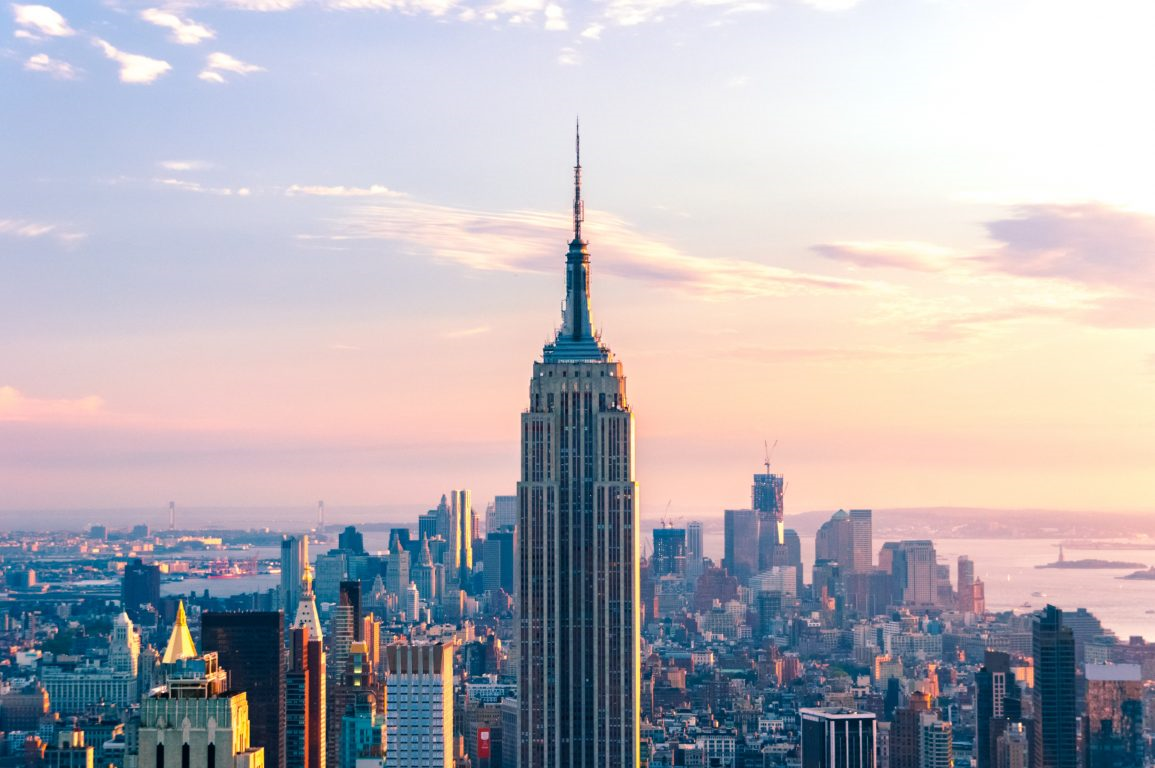
#> input picture empire_state_building/svm/3.png, 1155 x 768 px
$ python svm.py
#> lines starting #> are read from the running program, lines starting #| are printed output that depends on the picture
import pickle
from typing import Sequence, Tuple

import cv2 as cv
import numpy as np
from cv2.typing import Point2f


def _resize(src):
    width, height = 1500, 800
    width_ratio = width / src.shape[1]
    height_ratio = height / src.shape[0]

    if width_ratio < 1 or height_ratio < 1:
        ratio = min(width_ratio, height_ratio)
        src = cv.resize(src, (0, 0), fx=ratio, fy=ratio, interpolation=cv.INTER_AREA)
    return src


# desc_t에서 desc_q와 같거나 비슷한 부분을 1로 하는 레이블을 반환하는 함수입니다
# [30 lines left out: functions get_label, accuracy, not called in this run]


def get_esb_features(filename: str = "../extract_feature/esb.pkl"):
    FeatureList = Sequence[Tuple[Tuple[int, int], Point2f, np.ndarray]]
    features: FeatureList

    with open(filename, "rb") as f:
        features = pickle.load(f)

    _, _, desc = zip(*features)
    return np.array(desc)


# 전체 이미지에서 추출한 특징점 중 empire state 빌딩의 특징점과 아닌 특징점을 분류하여 SVM으로 학습 시킵니다.
# [71 lines left out: function main, not called in this run]


def test():
    detector: cv.Feature2D = cv.SIFT.create()
    matcher: cv.DescriptorMatcher = cv.BFMatcher.create(cv.NORM_L2)

    t_path = "3.png"

    src_train = cv.imread(t_path, cv.IMREAD_GRAYSCALE)
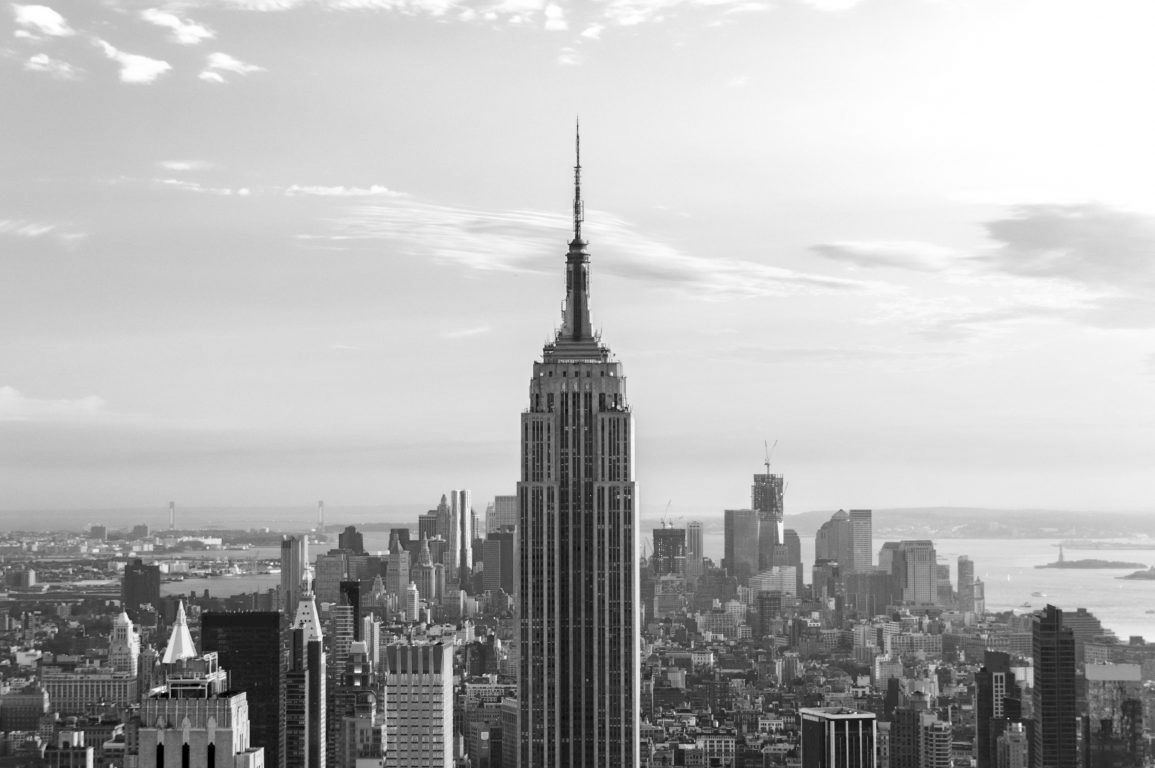
#> src_train: shape (768, 1155); min 0, max 255, mean 181.2

    kp, desc = detector.detectAndCompute(src_train, None)
#> kp = 4714 keypoints; strongest (x, y, size): (357, 683, 3.4), (358, 671, 4.3), (1020, 724, 2.6), (90, 752, 5.3)
    esb_desc = get_esb_features()
#> (reads empire_state_building/extract_feature/esb.pkl from the repository)
    matches = matcher.match(esb_desc, desc)
#> matches = 874 matches
    good_matches = sorted(matches, key=lambda x: x.distance)[:100]
#> good_matches = 100 matches

    match_kp = [kp[m.trainIdx] for m in good_matches]
#> match_kp = 100 keypoints; strongest (x, y, size): (577, 189, 3.5), (577, 197, 3.5), (327, 740, 2.6), (603, 445, 2.3)
    res = cv.drawKeypoints(src_train, match_kp, None, (0, 0, 255), flags=cv.DRAW_MATCHES_FLAGS_NOT_DRAW_SINGLE_POINTS)
    res = _resize(res)
    cv.imshow('res', res)
    cv.waitKey()


if __name__ == '__main__':
    # main()
    test()
    cv.destroyAllWindows()
